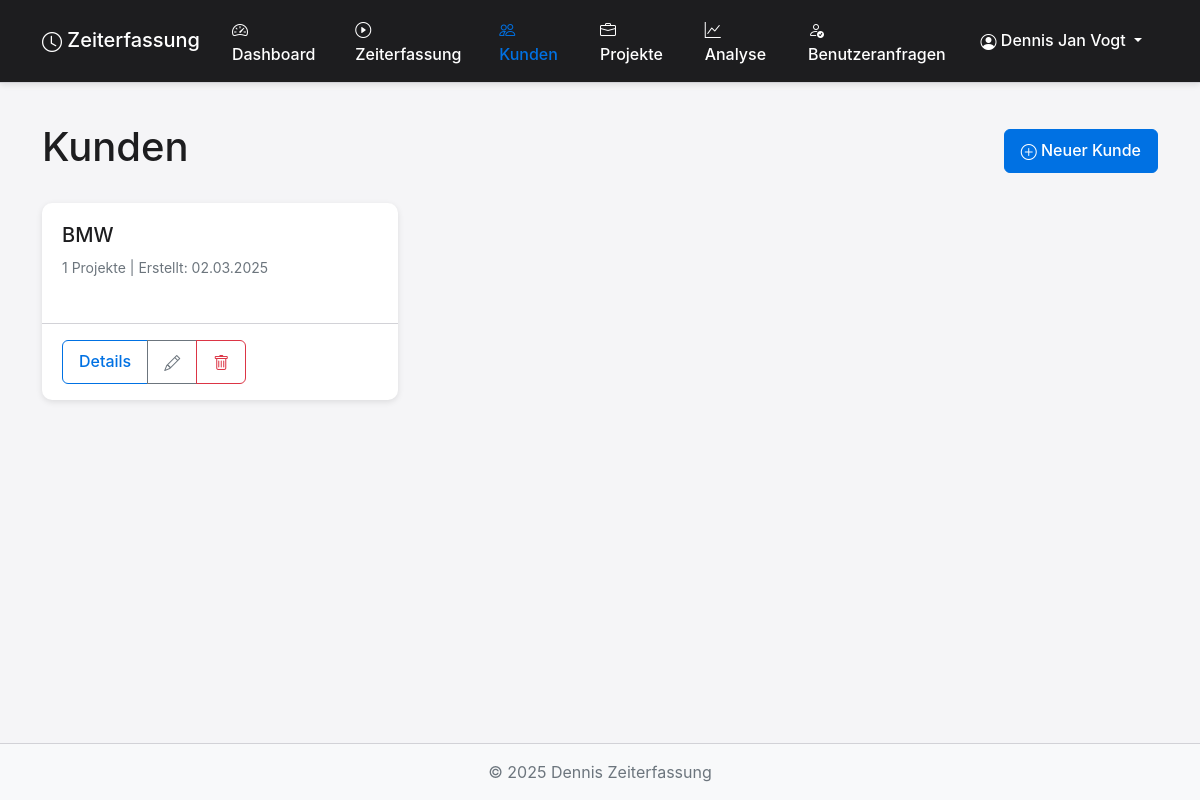
Screenshot of /clients/ (signed in) with the database file from the repository.
### tracking/models.py (models this page shows, shortened)
class Client(models.Model):
    name = models.CharField(max_length=255)
    contact_person = models.CharField(max_length=255, blank=True, null=True)
    email = models.EmailField(blank=True, null=True)
    phone = models.CharField(max_length=20, blank=True, null=True)
    address = models.TextField(blank=True, null=True)
    created_at = models.DateTimeField(auto_now_add=True)
    updated_at = models.DateTimeField(auto_now=True)

### tracking/views/client.py (the view)
# urls.py: path('clients/', client_list, name='client_list'),
@login_required
def client_list(request):
    clients = Client.objects.all().order_by('name')
    if request.method == 'POST':
        form = ClientForm(request.POST)
        if form.is_valid():
            form.save()
            return redirect('client_list')
    else:
        form = ClientForm()
    return render(request, 'tracking/client_list.html', {
        'clients': clients,
        'form': form
    })

### tracking/templates/tracking/client_list.html (shortened to what this page needs)
{% extends 'tracking/base.html' %}
{% block content %}
<div class="container mt-4">
    <div class="d-flex justify-content-between align-items-center mb-4">
        <h1>Kunden</h1>
        <button type="button" class="btn btn-primary" data-bs-toggle="modal" data-bs-target="#addClientModal">
            <i class="bi bi-plus-circle"></i> Neuer Kunde
        </button>
    </div>
    <div class="row">
        {% for client in clients %}
        <div class="col-md-4 mb-4">
            <div class="card h-100">
                <div class="card-body">
                    <h5 class="card-title">{{ client.name }}</h5>
                    <p class="card-text">
                        <small class="text-muted">
                            {{ client.projects.count }} Projekte |
                            Erstellt: {{ client.created_at|date:"d.m.Y" }}
                        </small>
                    </p>
                </div>
                <div class="card-footer bg-transparent">
                    <div class="btn-group" role="group">
                        <a href="{% url 'client_detail' client.id %}" class="btn btn-outline-primary">Details</a>
                        <button type="button" class="btn btn-outline-secondary" data-bs-toggle="modal" data-bs-target="#editClientModal{{ client.id }}">
                            <i class="bi bi-pencil"></i>
                        </button>
                        <a href="{% url 'delete_client' client.id %}" class="btn btn-outline-danger">
                            <i class="bi bi-trash"></i>
                        </a>
                    </div>
                </div>
            </div>
        </div>
        {% empty %}
        <div class="col-12">
            <div class="alert alert-info">
                <p>Noch keine Kunden vorhanden. Erstelle deinen ersten Kunden über den Button "Neuer Kunde".</p>
            </div>
        </div>
        {% endfor %}
    </div>
</div>
{% endblock %}

### tracking/templates/tracking/base.html (shortened to what this page needs)
{% load static %}
<!DOCTYPE html>
<html lang="de">
<head>
    <link href="https://cdn.jsdelivr.net/npm/bootstrap@5.2.3/dist/css/bootstrap.min.css" rel="stylesheet">
    <link rel="stylesheet" href="https://cdn.jsdelivr.net/npm/bootstrap-icons@1.10.0/font/bootstrap-icons.css">
    <link rel="stylesheet" href="{% static 'css/style.css' %}">
</head>
<body>
    <nav class="navbar navbar-expand-lg navbar-dark bg-dark">
        <div class="container">
            <a class="navbar-brand" href="{% url 'dashboard' %}">
                <i class="bi bi-clock"></i> Zeiterfassung
            </a>
            <div class="collapse navbar-collapse" id="navbarNav">
                <ul class="navbar-nav me-auto">
                    {% if user.is_authenticated %}
                    <li class="nav-item">
                        <a class="nav-link {% if request.resolver_match.url_name == 'dashboard' %}active{% endif %}" href="{% url 'dashboard' %}">
                            <i class="bi bi-speedometer2"></i> Dashboard
                        </a>
                    </li>
                    <li class="nav-item">
                        <a class="nav-link {% if request.resolver_match.url_name == 'time_entry' %}active{% endif %}" href="{% url 'time_entry' %}">
                            <i class="bi bi-play-circle"></i> Zeiterfassung
                        </a>
                    </li>
                    <li class="nav-item">
                        <a class="nav-link {% if request.resolver_match.url_name == 'client_list' %}active{% endif %}" href="{% url 'client_list' %}">
                            <i class="bi bi-people"></i> Kunden
                        </a>
                    </li>
                    <li class="nav-item">
                        <a class="nav-link {% if request.resolver_match.url_name == 'project_list' %}active{% endif %}" href="{% url 'project_list' %}">
                            <i class="bi bi-briefcase"></i> Projekte
                        </a>
                    </li>
                    <li class="nav-item">
                        <a class="nav-link {% if request.resolver_match.url_name == 'analytics' %}active{% endif %}" href="{% url 'analytics' %}">
                            <i class="bi bi-graph-up"></i> Analyse
                        </a>
                    </li>
                    {% if user.is_staff %}
                    <li class="nav-item">
                        <a class="nav-link {% if 'admin' in request.path and 'userprofile' in request.path %}active{% endif %}" href="{% url 'admin:tracking_userprofile_changelist' %}">
                            <i class="bi bi-person-check"></i> Benutzeranfragen
                        </a>
                    </li>
                    {% endif %}
                    {% endif %}
                </ul>
                <ul class="navbar-nav ms-auto">
                    {% if user.is_authenticated %}
                    <li class="nav-item dropdown">
                        <a class="nav-link dropdown-toggle" href="#" role="button" data-bs-toggle="dropdown" aria-expanded="false" id="userDropdown">
                            <i class="bi bi-person-circle"></i> {{ user.get_full_name|default:user.username }}
                        </a>
                    </li>
                    {% endif %}
                </ul>
            </div>
        </div>
    </nav>
    <div class="container-fluid py-3">
        {% block content %}{% endblock %}
    </div>
    <footer class="footer py-3 bg-light mt-auto">
        <div class="container text-center">
            <span class="text-muted">© {% now "Y" %} Dennis Zeiterfassung</span>
        </div>
    </footer>
</body>
</html>

### static/css/style.css (style rules this page uses)
:root { --apple-font: -apple-system, BlinkMacSystemFont, 'Segoe UI', Roboto, Helvetica, Arial, sans-serif; --primary-color: #0071e3; --success-color: #34c759; --warning-color: #ff9500; --danger-color: #ff3b30; --info-color: #5ac8fa; --dark-color: #1d1d1f; --light-color: #f5f5f7; --gray-color: #86868b; --border-color: #d2d2d7; --shadow-sm: 0 2px 6px rgba(0, 0, 0, 0.1); --shadow-md: 0 4px 12px rgba(0, 0, 0, 0.08); --radius-sm: 6px; --radius-md: 10px; --radius-lg: 16px; }
body { font-family: var(--apple-font); background-color: #f5f5f7; color: var(--dark-color); display: flex; min-height: 100vh; flex-direction: column; line-height: 1.5; }
.container-fluid { flex: 1; padding-top: 1.5rem; padding-bottom: 1.5rem; }
h1, h2, h3, h4, h5, h6 { font-weight: 500; }
.card { border: none; border-radius: var(--radius-md); box-shadow: var(--shadow-sm); margin-bottom: 1.5rem; overflow: hidden; }
.card-body { padding: 1.25rem; }
.card-footer { background-color: white; border-top: 1px solid var(--border-color); padding: 1rem 1.25rem; }
.btn { border-radius: var(--radius-sm); font-weight: 500; padding: 0.5rem 1rem; transition: all 0.2s; }
.btn-primary { background-color: var(--primary-color); border-color: var(--primary-color); }
.btn-outline-primary { color: var(--primary-color); border-color: var(--primary-color); }
.navbar { background-color: rgba(255, 255, 255, 0.8) !important; backdrop-filter: blur(10px); border-bottom: 1px solid var(--border-color); box-shadow: var(--shadow-sm); }
.navbar-dark { background-color: var(--dark-color) !important; }
.navbar-brand { font-weight: 500; }
.nav-link { color: var(--dark-color) !important; font-weight: 500; padding: 0.5rem 1rem !important; }
.navbar-dark .nav-link { color: white !important; }
.nav-link.active { color: var(--primary-color) !important; }
.footer { background-color: white; border-top: 1px solid var(--border-color); padding: 1rem 0; }
.bi { vertical-align: -0.125em; }
:root { --bs-zindex-dropdown: 9999 !important; --bs-zindex-sticky: 1020 !important; --bs-zindex-fixed: 1030 !important; --bs-zindex-modal-backdrop: 1040 !important; --bs-zindex-offcanvas: 1045 !important; --bs-zindex-modal: 1050 !important; --bs-zindex-popover: 1070 !important; --bs-zindex-tooltip: 1080 !important; --bs-zindex-toast: 1090 !important; }
body * { z-index: auto; }
.navbar { z-index: 1000 !important; }
[class^="container"], [class*=" container"], .row, .col, .col-1, .col-2, .col-3, .col-4, .col-5, .col-6, .col-7, .col-8, .col-9, .col-10, .col-11, .col-12, .col-sm, .col-md, .col-lg, .col-xl, .col-xxl, .card, .card-body, .card-header, .card-footer { overflow: visible !important; }
.card { z-index: 1 !important; }

### rows the page displays
Client: name "BMW", projects.count "1", created_at "02.03.2025"

### other values shown
{{ user.get_full_name|default:user.username }} "Dennis Jan Vogt"
